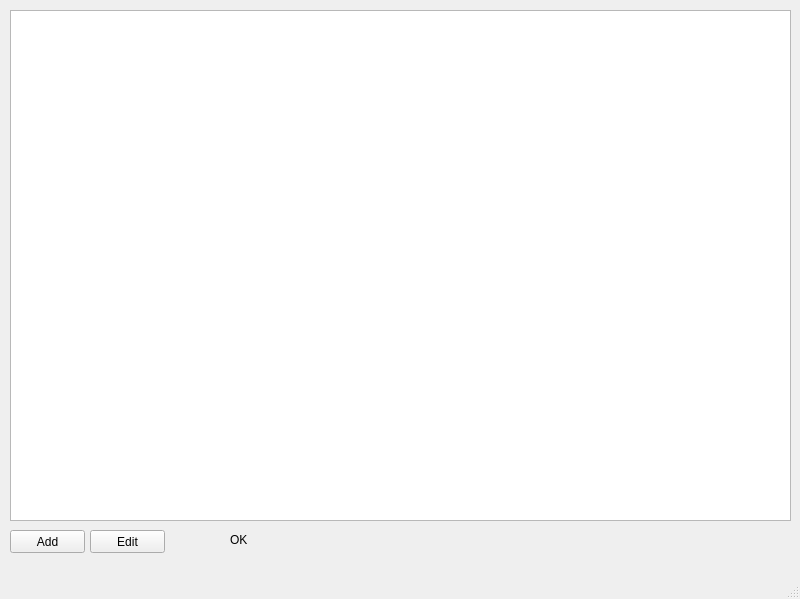
<?xml version="1.0" encoding="UTF-8"?>
<ui version="4.0">
 <class>MainWindow</class>
 <widget class="QMainWindow" name="MainWindow">
  <property name="geometry">
   <rect>
    <x>0</x>
    <y>0</y>
    <width>800</width>
    <height>599</height>
   </rect>
  </property>
  <property name="windowTitle">
   <string>Espresso</string>
  </property>
  <widget class="QWidget" name="centralwidget">
   <widget class="QTableWidget" name="main_table">
    <property name="geometry">
     <rect>
      <x>10</x>
      <y>10</y>
      <width>781</width>
      <height>511</height>
     </rect>
    </property>
   </widget>
   <widget class="QPushButton" name="b_add">
    <property name="geometry">
     <rect>
      <x>10</x>
      <y>530</y>
      <width>75</width>
      <height>23</height>
     </rect>
    </property>
    <property name="text">
     <string>Add</string>
    </property>
   </widget>
   <widget class="QPushButton" name="b_edit">
    <property name="geometry">
     <rect>
      <x>90</x>
      <y>530</y>
      <width>75</width>
      <height>23</height>
     </rect>
    </property>
    <property name="text">
     <string>Edit</string>
    </property>
   </widget>
   <widget class="QLabel" name="l_status">
    <property name="geometry">
     <rect>
      <x>230</x>
      <y>530</y>
      <width>561</width>
      <height>20</height>
     </rect>
    </property>
    <property name="text">
     <string>OK</string>
    </property>
   </widget>
  </widget>
  <widget class="QMenuBar" name="menubar">
   <property name="geometry">
    <rect>
     <x>0</x>
     <y>0</y>
     <width>800</width>
     <height>21</height>
    </rect>
   </property>
  </widget>
  <widget class="QStatusBar" name="statusbar"/>
 </widget>
 <resources/>
 <connections/>
</ui>
